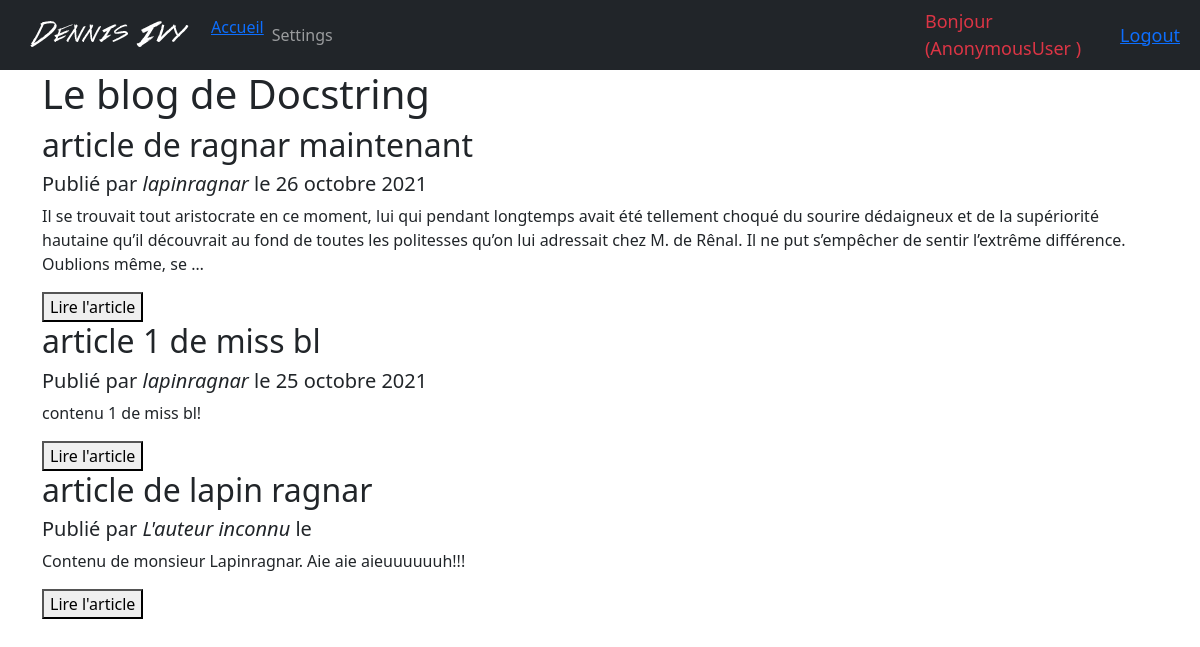
Screenshot of /blog/ with the database file from the repository.
### posts/models.py (models this page shows, shortened)
class BlogPost(models.Model):
    title = models.CharField(max_length=255, unique=True, verbose_name="Titre")
    slug = models.SlugField(max_length=255, unique=True, blank=True)
    author = models.ForeignKey(User, on_delete=models.SET_NULL, null=True, blank=True)
    last_updated = models.DateTimeField(auto_now_add=True)
    created_on = models.DateField(blank=True, null=True, auto_now_add=True)
    published = models.BooleanField(default=False, verbose_name="Publié")
    content = models.TextField(blank=True, verbose_name="Contenu")
    @property
    def author_or_default(self):
        return self.author.username if self.author else "L'auteur inconnu"
    class Meta:
        verbose_name = "Article"

### posts/views.py (the view)
# urls.py: path('', BlogHome.as_view(), name="home"),
class BlogHome(ListView):
    model = BlogPost
    context_object_name = "posts"
    ordering = ['-created_on']
    def get_queryset(self):
        queryset = super().get_queryset()
        if self.request.user.is_authenticated:
            return queryset
        return queryset.filter(published=True)

### templates/posts/blogpost_list.html (shortened to what this page needs)
{% extends 'posts/base.html' %}
{% block content %}
    <h1>Le blog de Docstring</h1>
    {% for post in posts %}
        <article>
            <h2>{{ post.title }}</h2>
            <h5>Publié par <i>{{ post.author_or_default }}</i> le {{ post.created_on|date:'j F Y' }}</h5>
            <p>{{ post.content|safe|truncatewords:50 }}</p>
            <form action="{% url 'posts:post' slug=post.slug %}">
                <button>Lire l'article</button>
            </form>
        </article>
    {% endfor %}
{% endblock %}

### rows the page displays
BlogPost: title "article de ragnar maintenant", author_or_default "lapinragnar", created_on "26 octobre 2021", content "Il se trouvait tout aristocrate en ce moment, lui qui pendant longtemps avait été tellement choqué du sourire dédaigneux et de la supériorité hautaine qu’il découvrait au fond de toutes les politesses qu’on lui adressait chez M. de Rênal. Il ne put s’empêcher de sentir l’extrême différence. Oublions même, se …"
BlogPost: title "article 1 de miss bl", author_or_default "lapinragnar", created_on "25 octobre 2021", content "contenu 1 de miss bl!"
BlogPost: title "article de lapin ragnar", author_or_default "L'auteur inconnu", content "Contenu de monsieur Lapinragnar. Aie aie aieuuuuuuh!!!"

### other values shown
{{ request.user }} "AnonymousUser"
